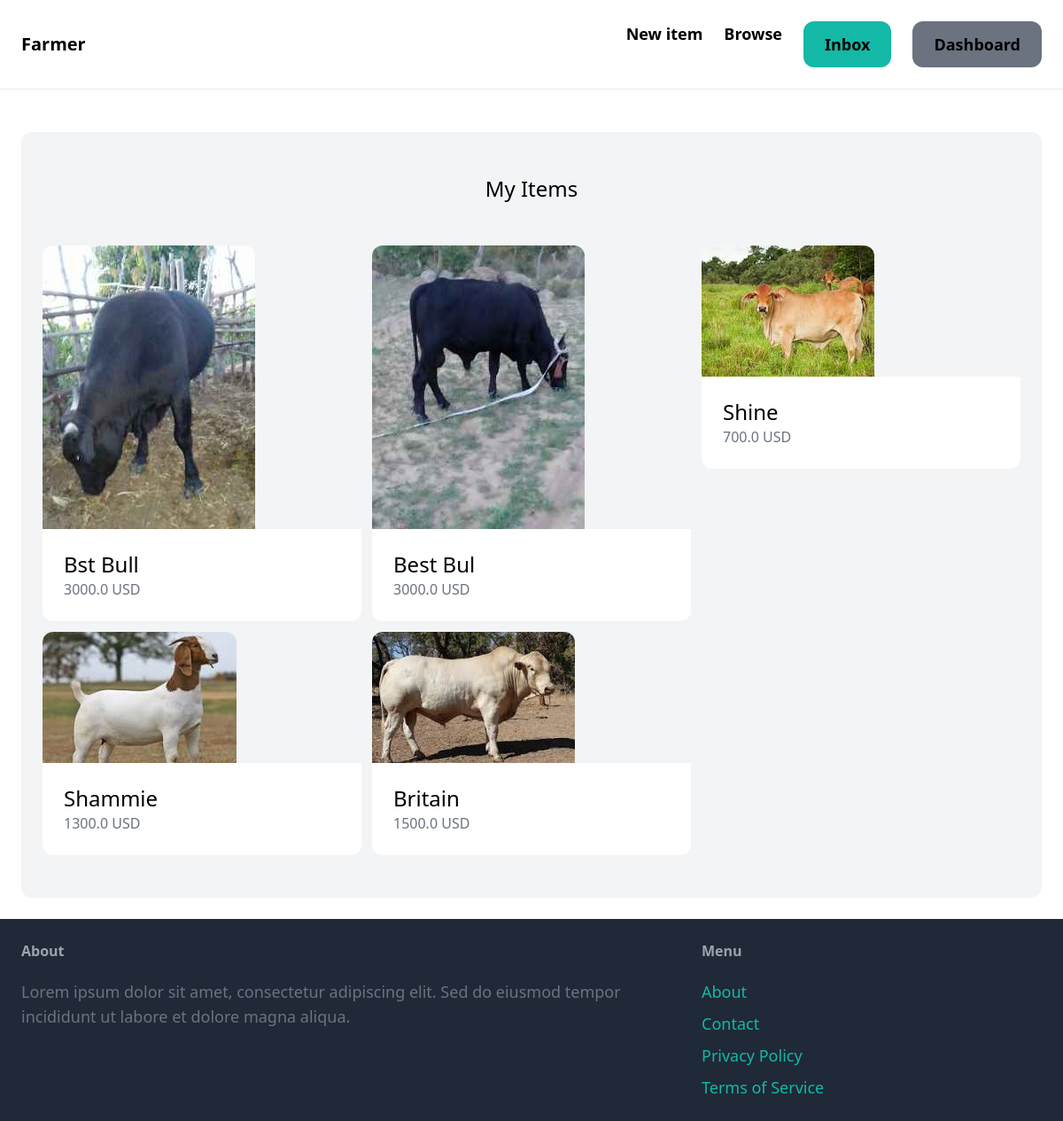
The page /dashboard/ (signed in) on the database its author committed.
### item/models.py (models this page shows, shortened)
class Item(models.Model):
    category = models.ForeignKey(Category, related_name='items', on_delete=models.CASCADE)
    name = models.CharField(max_length=255)
    description = models.TextField(blank=True, null=True)
    price = models.FloatField()
    image = models.ImageField(upload_to='items_images', blank=True, null=True)
    is_sold = models.BooleanField(default=False)
    created_by = models.ForeignKey(User, related_name='items', on_delete=models.CASCADE)
    created_at = models.DateTimeField(auto_now_add=True)

### dashboard/views.py (the view)
# urls.py: path('', views.index, name='index'),
@login_required
def index(request):
    items = Item.objects.filter(created_by=request.user).order_by('-created_at')
    return render(request, 'dashboard/index.html', {
        'items': items
    })

### dashboard/templates/dashboard/index.html (shortened to what this page needs)
{% extends "farmer/base.html" %}
{% block content %}
<div class="mt-6 px-6 py-12 bg-gray-100 rounded-xl">
    <h2 class ="mb-12 text-2xl text-center">My Items</h2>
    <div class="grid grid-cols-3 gap-3">
      {% for item in items %}
      <div>
        <a href="{% url 'item:detail' item.id %}" >
          <div>
              <img src="{{ item.image.url }}" alt="{{ item.name }}" class="rounded-t-xl">
          </div>
          <div class="p-6 bg-white rounded-b-xl">
              <h2 class="text-2xl">{{ item.name }}</h2>
              <p class="text-gray-500">{{ item.price }} USD</p>
          </div>
        </a>
      </div>
      {% endfor %}
    </div>
</div>
{% endblock %}

### rows shown on the page
Item: image (picture), name "Bst Bull", price "3000.0"
Item: image (picture), name "Best Bul", price "3000.0"
Item: image (picture), name "Shine", price "700.0"
Item: image (picture), name "Shammie", price "1300.0"
Item: image (picture), name "Britain", price "1500.0"
